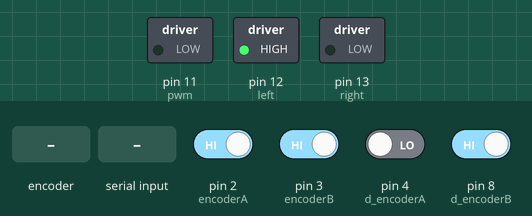
This sketch was run on a simulated Arduino Uno, built with avr-gcc and run on an emulated ATmega328P. Parts: switched loads named in the sketch (green lamp = pin HIGH). The inputs (shaded band) are chosen by the test bench; at power-on: pin 2 (encoderA), pin 3 (encoderB), pin 8 (d_encoderB) HIGH, pin 4 (d_encoderA) LOW.

Above: at 1.2 s.
1.3 s: rotary encoder on pin 2 (encoderA) / pin 3 (encoderB) turned 1 step (first pin leading)
At 2.0 s:
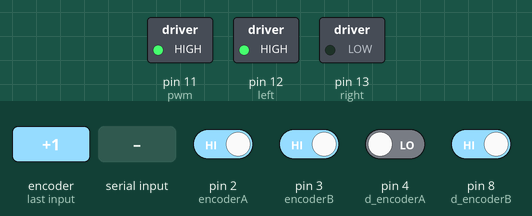
3.0 s: "90,45\n" received over Serial
At 3.4 s:
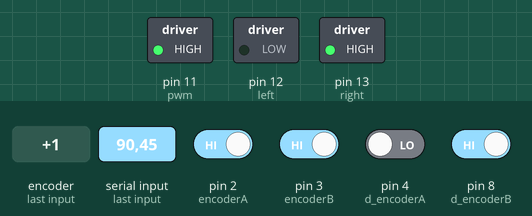
Timing chart, 0 to 6.0 s (numbered marks = the images above; inputs shaded):
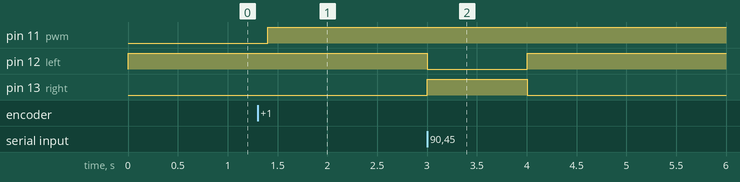

Measured:
- after the input at 1.3 s, pin 11 (pwm): LOW → HIGH after 0.10 s
- after the input at 3.0 s, pin 12 (left): HIGH → LOW at once, → HIGH 1.0 s later; pin 13 (right): LOW → HIGH at once, → LOW 1.0 s later

The sketch:

encoder_mattia_PID_LIBRARY_-_Copia.ino
```cpp
#include <PID_v1.h>

//Ottenere i pass encoder gestendo due motori per arduino.

//PID params and variables
double Setpoint;
double Input;
double Output;
double Kp = 4500 , Ki =200, Kd=1000;
PID mypid(&Input, &Output,&Setpoint, Kp, Ki, Kd, DIRECT);

//Motore a
#define encoderA 2
#define d_encoderA 4
volatile long EncoderCounterA = 0;
#define pwm 11
#define left 12
#define right 13

//Motore b
#define encoderB 3
#define d_encoderB 8
volatile long EncoderCounterB = 0;


int pos;
void moveMotor(int passi);

void setup(){
  mypid.SetMode(AUTOMATIC);
  mypid.SetTunings(Kp, Ki, Kd);

  pinMode(pwm, OUTPUT);
  pinMode(right, OUTPUT);
  pinMode(left, OUTPUT);

  pinMode(encoderA, INPUT);
  digitalWrite(encoderA, HIGH);
  pinMode(d_encoderA, INPUT);
  digitalWrite(d_encoderA, HIGH);
  pinMode(encoderB, INPUT);
  digitalWrite(encoderB, HIGH);
  pinMode(d_encoderB, INPUT);
  digitalWrite(d_encoderB, HIGH);

  //Interrupt Routine
  attachInterrupt(0, doEncoderA, CHANGE);
  attachInterrupt(1, doEncoderB, CHANGE);
  Serial.begin(9600);
  //pos = -261;
}

void loop()
{
    EncoderCounterA = constrain(EncoderCounterA,-1E6,1E6);
    EncoderCounterB = constrain(EncoderCounterB,-1E6,1E6);
    //Serial.print(EncoderCounterA,DEC);
    //Serial.print(",  ");
    //Serial.print(Output, DEC);
    //Serial.print(",  ");
    //Serial.println(pos, DEC);
    //Serial.print(",  ");
    //Serial.println(EncoderCounterB,DEC);

   moveMotor(pos);

}


//Edited interrupt service routine
void doEncoderA(){
  if(digitalRead(d_encoderA)){
          if(digitalRead(encoderA))
                  EncoderCounterA++;}
         else {
                if(digitalRead(encoderA)) EncoderCounterA--;
                }
         }

//Original interrupt service routine
void doEncoderB(){
  if(digitalRead(d_encoderB)){
          if(digitalRead(encoderB))
                  EncoderCounterB++;}
         else {
                if(digitalRead(encoderB)) EncoderCounterB--;
                }
   }

void moveMotor(int passi){
//Controlla la direzione :Negativo senso orario
if(passi >0)
      {
            //Senso Antiorario
            digitalWrite(left,LOW);
            digitalWrite(right,HIGH);
            mypid.SetControllerDirection(DIRECT);
      }else{
          digitalWrite(left, HIGH);
          digitalWrite(right, LOW);
          mypid.SetControllerDirection(REVERSE);
      }
  Input = EncoderCounterA;
  Setpoint = passi;
  mypid.Compute();
  analogWrite(pwm, Output);
}

void serialEvent(){
    if(Serial.available()> 0){
      pos = Serial.parseInt();

    }
    digitalWrite(8, HIGH);
      digitalWrite(4, LOW);

}
```
